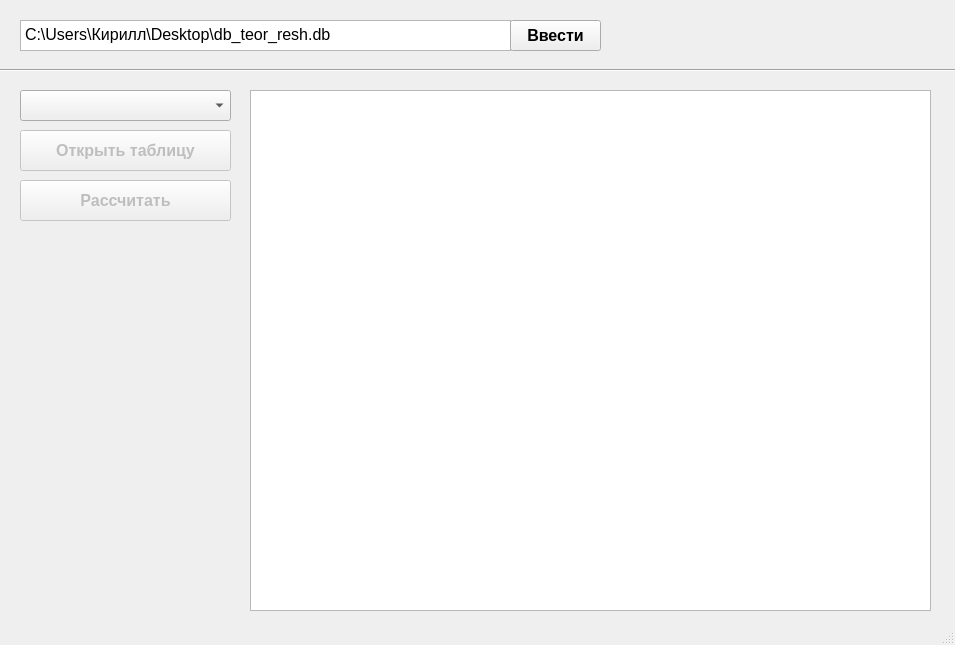
<?xml version="1.0" encoding="UTF-8"?>
<ui version="4.0">
 <class>MainWindow</class>
 <widget class="QMainWindow" name="MainWindow">
  <property name="geometry">
   <rect>
    <x>0</x>
    <y>0</y>
    <width>955</width>
    <height>645</height>
   </rect>
  </property>
  <property name="windowTitle">
   <string>MainWindow</string>
  </property>
  <widget class="QWidget" name="centralwidget">
   <widget class="QTextEdit" name="text_file_path">
    <property name="geometry">
     <rect>
      <x>20</x>
      <y>20</y>
      <width>491</width>
      <height>31</height>
     </rect>
    </property>
    <property name="font">
     <font>
      <pointsize>12</pointsize>
      <weight>50</weight>
      <bold>false</bold>
     </font>
    </property>
    <property name="lineWrapMode">
     <enum>QTextEdit::WidgetWidth</enum>
    </property>
    <property name="html">
     <string>&lt;!DOCTYPE HTML PUBLIC &quot;-//W3C//DTD HTML 4.0//EN&quot; &quot;http://www.w3.org/TR/REC-html40/strict.dtd&quot;&gt;
&lt;html&gt;&lt;head&gt;&lt;meta name=&quot;qrichtext&quot; content=&quot;1&quot; /&gt;&lt;style type=&quot;text/css&quot;&gt;
p, li { white-space: pre-wrap; }
&lt;/style&gt;&lt;/head&gt;&lt;body style=&quot; font-family:'MS Shell Dlg 2'; font-size:12pt; font-weight:400; font-style:normal;&quot;&gt;
&lt;p style=&quot; margin-top:0px; margin-bottom:0px; margin-left:0px; margin-right:0px; -qt-block-indent:0; text-indent:0px;&quot;&gt;C:\Users\Кирилл\Desktop\db_teor_resh.db&lt;/p&gt;&lt;/body&gt;&lt;/html&gt;</string>
    </property>
    <property name="placeholderText">
     <string>Введите путь к базе данных</string>
    </property>
   </widget>
   <widget class="QPushButton" name="but_file_path">
    <property name="geometry">
     <rect>
      <x>510</x>
      <y>20</y>
      <width>91</width>
      <height>31</height>
     </rect>
    </property>
    <property name="font">
     <font>
      <pointsize>12</pointsize>
      <weight>75</weight>
      <bold>true</bold>
     </font>
    </property>
    <property name="cursor">
     <cursorShape>PointingHandCursor</cursorShape>
    </property>
    <property name="text">
     <string>Ввести</string>
    </property>
   </widget>
   <widget class="QLabel" name="text_state">
    <property name="geometry">
     <rect>
      <x>610</x>
      <y>20</y>
      <width>241</width>
      <height>31</height>
     </rect>
    </property>
    <property name="font">
     <font>
      <pointsize>12</pointsize>
      <weight>75</weight>
      <bold>true</bold>
     </font>
    </property>
    <property name="layoutDirection">
     <enum>Qt::LeftToRight</enum>
    </property>
    <property name="text">
     <string/>
    </property>
    <property name="alignment">
     <set>Qt::AlignLeading|Qt::AlignLeft|Qt::AlignVCenter</set>
    </property>
   </widget>
   <widget class="QTableView" name="tableView">
    <property name="enabled">
     <bool>true</bool>
    </property>
    <property name="geometry">
     <rect>
      <x>250</x>
      <y>90</y>
      <width>681</width>
      <height>521</height>
     </rect>
    </property>
    <property name="font">
     <font>
      <pointsize>10</pointsize>
      <weight>75</weight>
      <bold>true</bold>
     </font>
    </property>
   </widget>
   <widget class="Line" name="line">
    <property name="geometry">
     <rect>
      <x>0</x>
      <y>60</y>
      <width>961</width>
      <height>21</height>
     </rect>
    </property>
    <property name="orientation">
     <enum>Qt::Horizontal</enum>
    </property>
   </widget>
   <widget class="QWidget" name="widget" native="true">
    <property name="geometry">
     <rect>
      <x>20</x>
      <y>90</y>
      <width>211</width>
      <height>131</height>
     </rect>
    </property>
    <widget class="QComboBox" name="choice_table">
     <property name="geometry">
      <rect>
       <x>0</x>
       <y>0</y>
       <width>211</width>
       <height>31</height>
      </rect>
     </property>
     <property name="font">
      <font>
       <pointsize>12</pointsize>
       <weight>75</weight>
       <bold>true</bold>
      </font>
     </property>
    </widget>
    <widget class="QPushButton" name="but_start">
     <property name="enabled">
      <bool>false</bool>
     </property>
     <property name="geometry">
      <rect>
       <x>0</x>
       <y>90</y>
       <width>211</width>
       <height>41</height>
      </rect>
     </property>
     <property name="font">
      <font>
       <pointsize>12</pointsize>
       <weight>75</weight>
       <bold>true</bold>
      </font>
     </property>
     <property name="cursor">
      <cursorShape>PointingHandCursor</cursorShape>
     </property>
     <property name="text">
      <string>Рассчитать</string>
     </property>
     <property name="checkable">
      <bool>false</bool>
     </property>
     <property name="checked">
      <bool>false</bool>
     </property>
    </widget>
    <widget class="QPushButton" name="but_show_db">
     <property name="enabled">
      <bool>false</bool>
     </property>
     <property name="geometry">
      <rect>
       <x>0</x>
       <y>40</y>
       <width>211</width>
       <height>41</height>
      </rect>
     </property>
     <property name="font">
      <font>
       <pointsize>12</pointsize>
       <weight>75</weight>
       <bold>true</bold>
      </font>
     </property>
     <property name="text">
      <string>Открыть таблицу</string>
     </property>
    </widget>
   </widget>
  </widget>
  <widget class="QStatusBar" name="statusbar"/>
  <widget class="QMenuBar" name="menubar">
   <property name="geometry">
    <rect>
     <x>0</x>
     <y>0</y>
     <width>955</width>
     <height>20</height>
    </rect>
   </property>
  </widget>
 </widget>
 <resources/>
 <connections/>
</ui>
